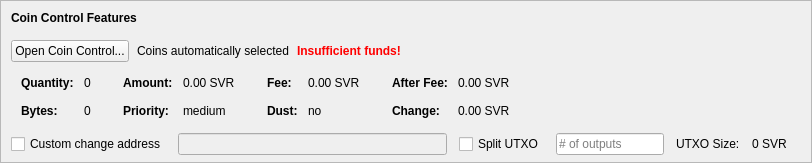
    <widget class="QFrame" name="frameCoinControl">
     <property name="sizePolicy">
      <sizepolicy hsizetype="Expanding" vsizetype="Expanding">
       <horstretch>0</horstretch>
       <verstretch>0</verstretch>
      </sizepolicy>
     </property>
     <property name="maximumSize">
      <size>
       <width>16777215</width>
       <height>16777215</height>
      </size>
     </property>
     <property name="frameShape">
      <enum>QFrame::StyledPanel</enum>
     </property>
     <property name="frameShadow">
      <enum>QFrame::Sunken</enum>
     </property>
     <layout class="QVBoxLayout" name="verticalLayoutCoinControl2">
      <property name="spacing">
       <number>0</number>
      </property>
      <property name="leftMargin">
       <number>0</number>
      </property>
      <property name="topMargin">
       <number>0</number>
      </property>
      <property name="rightMargin">
       <number>0</number>
      </property>
      <property name="bottomMargin">
       <number>6</number>
      </property>
      <item>
       <layout class="QVBoxLayout" name="verticalLayoutCoinControl" stretch="0,0,0,0,1">
        <property name="spacing">
         <number>0</number>
        </property>
        <property name="leftMargin">
         <number>10</number>
        </property>
        <property name="topMargin">
         <number>10</number>
        </property>
        <item>
         <layout class="QHBoxLayout" name="horizontalLayoutCoinControl1">
          <property name="bottomMargin">
           <number>15</number>
          </property>
          <item>
           <widget class="QLabel" name="labelCoinControlFeatures">
            <property name="sizePolicy">
             <sizepolicy hsizetype="Preferred" vsizetype="Maximum">
              <horstretch>0</horstretch>
              <verstretch>0</verstretch>
             </sizepolicy>
            </property>
            <property name="font">
             <font>
              <weight>75</weight>
              <bold>true</bold>
             </font>
            </property>
            <property name="styleSheet">
             <string notr="true">font-weight:bold;</string>
            </property>
            <property name="text">
             <string>Coin Control Features</string>
            </property>
           </widget>
          </item>
         </layout>
        </item>
        <item>
         <layout class="QHBoxLayout" name="horizontalLayoutCoinControl2" stretch="0,0,0,0">
          <property name="spacing">
           <number>8</number>
          </property>
          <property name="bottomMargin">
           <number>10</number>
          </property>
          <item>
           <widget class="QPushButton" name="pushButtonCoinControl">
            <property name="styleSheet">
             <string notr="true"/>
            </property>
            <property name="text">
             <string>Open Coin Control...</string>
            </property>
            <property name="autoDefault">
             <bool>false</bool>
            </property>
           </widget>
          </item>
          <item>
           <widget class="QLabel" name="labelCoinControlAutomaticallySelected">
            <property name="text">
             <string>Coins automatically selected</string>
            </property>
            <property name="margin">
             <number>5</number>
            </property>
           </widget>
          </item>
          <item>
           <widget class="QLabel" name="labelCoinControlInsuffFunds">
            <property name="font">
             <font>
              <weight>75</weight>
              <bold>true</bold>
             </font>
            </property>
            <property name="styleSheet">
             <string notr="true">color:red;font-weight:bold;</string>
            </property>
            <property name="text">
             <string>Insufficient funds!</string>
            </property>
            <property name="margin">
             <number>5</number>
            </property>
           </widget>
          </item>
          <item>
           <spacer name="horizontalSpacerCoinControl">
            <property name="orientation">
             <enum>Qt::Horizontal</enum>
            </property>
            <property name="sizeHint" stdset="0">
             <size>
              <width>40</width>
              <height>1</height>
             </size>
            </property>
           </spacer>
          </item>
         </layout>
        </item>
        <item>
         <widget class="QWidget" name="widgetCoinControl" native="true">
          <property name="sizePolicy">
           <sizepolicy hsizetype="Preferred" vsizetype="Preferred">
            <horstretch>0</horstretch>
            <verstretch>0</verstretch>
           </sizepolicy>
          </property>
          <property name="minimumSize">
           <size>
            <width>0</width>
            <height>0</height>
           </size>
          </property>
          <property name="styleSheet">
           <string notr="true"/>
          </property>
          <layout class="QHBoxLayout" name="horizontalLayoutCoinControl5">
           <property name="leftMargin">
            <number>0</number>
           </property>
           <property name="topMargin">
            <number>0</number>
           </property>
           <property name="rightMargin">
            <number>0</number>
           </property>
           <property name="bottomMargin">
            <number>0</number>
           </property>
           <item>
            <layout class="QHBoxLayout" name="horizontalLayoutCoinControl3" stretch="0,0,0,1">
             <property name="spacing">
              <number>20</number>
             </property>
             <property name="topMargin">
              <number>0</number>
             </property>
             <property name="bottomMargin">
              <number>10</number>
             </property>
             <item>
              <layout class="QFormLayout" name="formLayoutCoinControl1">
               <property name="horizontalSpacing">
                <number>10</number>
               </property>
               <property name="verticalSpacing">
                <number>14</number>
               </property>
               <property name="leftMargin">
                <number>10</number>
               </property>
               <property name="topMargin">
                <number>4</number>
               </property>
               <property name="rightMargin">
                <number>6</number>
               </property>
               <item row="0" column="0">
                <widget class="QLabel" name="labelCoinControlQuantityText">
                 <property name="font">
                  <font>
                   <weight>75</weight>
                   <bold>true</bold>
                  </font>
                 </property>
                 <property name="text">
                  <string>Quantity:</string>
                 </property>
                 <property name="margin">
                  <number>0</number>
                 </property>
                </widget>
               </item>
               <item row="0" column="1">
                <widget class="QLabel" name="labelCoinControlQuantity">
                 <property name="cursor">
                  <cursorShape>IBeamCursor</cursorShape>
                 </property>
                 <property name="contextMenuPolicy">
                  <enum>Qt::ActionsContextMenu</enum>
                 </property>
                 <property name="text">
                  <string notr="true">0</string>
                 </property>
                 <property name="margin">
                  <number>0</number>
                 </property>
                 <property name="textInteractionFlags">
                  <set>Qt::LinksAccessibleByMouse|Qt::TextSelectableByKeyboard|Qt::TextSelectableByMouse</set>
                 </property>
                </widget>
               </item>
               <item row="1" column="0">
                <widget class="QLabel" name="labelCoinControlBytesText">
                 <property name="font">
                  <font>
                   <weight>75</weight>
                   <bold>true</bold>
                  </font>
                 </property>
                 <property name="text">
                  <string>Bytes:</string>
                 </property>
                </widget>
               </item>
               <item row="1" column="1">
                <widget class="QLabel" name="labelCoinControlBytes">
                 <property name="cursor">
                  <cursorShape>IBeamCursor</cursorShape>
                 </property>
                 <property name="contextMenuPolicy">
                  <enum>Qt::ActionsContextMenu</enum>
                 </property>
                 <property name="text">
                  <string notr="true">0</string>
                 </property>
                 <property name="textInteractionFlags">
                  <set>Qt::LinksAccessibleByMouse|Qt::TextSelectableByKeyboard|Qt::TextSelectableByMouse</set>
                 </property>
                </widget>
               </item>
              </layout>
             </item>
             <item>
              <layout class="QFormLayout" name="formLayoutCoinControl2">
               <property name="horizontalSpacing">
                <number>10</number>
               </property>
               <property name="verticalSpacing">
                <number>14</number>
               </property>
               <property name="leftMargin">
                <number>6</number>
               </property>
               <property name="topMargin">
                <number>4</number>
               </property>
               <property name="rightMargin">
                <number>6</number>
               </property>
               <item row="0" column="0">
                <widget class="QLabel" name="labelCoinControlAmountText">
                 <property name="font">
                  <font>
                   <weight>75</weight>
                   <bold>true</bold>
                  </font>
                 </property>
                 <property name="text">
                  <string>Amount:</string>
                 </property>
                 <property name="margin">
                  <number>0</number>
                 </property>
                </widget>
               </item>
               <item row="0" column="1">
                <widget class="QLabel" name="labelCoinControlAmount">
                 <property name="cursor">
                  <cursorShape>IBeamCursor</cursorShape>
                 </property>
                 <property name="contextMenuPolicy">
                  <enum>Qt::ActionsContextMenu</enum>
                 </property>
                 <property name="text">
                  <string notr="true">0.00 SVR</string>
                 </property>
                 <property name="textInteractionFlags">
                  <set>Qt::LinksAccessibleByMouse|Qt::TextSelectableByKeyboard|Qt::TextSelectableByMouse</set>
                 </property>
                </widget>
               </item>
               <item row="1" column="0">
                <widget class="QLabel" name="labelCoinControlPriorityText">
                 <property name="font">
                  <font>
                   <weight>75</weight>
                   <bold>true</bold>
                  </font>
                 </property>
                 <property name="text">
                  <string>Priority:</string>
                 </property>
                </widget>
               </item>
               <item row="1" column="1">
                <widget class="QLabel" name="labelCoinControlPriority">
                 <property name="cursor">
                  <cursorShape>IBeamCursor</cursorShape>
                 </property>
                 <property name="contextMenuPolicy">
                  <enum>Qt::ActionsContextMenu</enum>
                 </property>
                 <property name="text">
                  <string>medium</string>
                 </property>
                 <property name="textInteractionFlags">
                  <set>Qt::LinksAccessibleByMouse|Qt::TextSelectableByKeyboard|Qt::TextSelectableByMouse</set>
                 </property>
                </widget>
               </item>
              </layout>
             </item>
             <item>
              <layout class="QFormLayout" name="formLayoutCoinControl3">
               <property name="horizontalSpacing">
                <number>10</number>
               </property>
               <property name="verticalSpacing">
                <number>14</number>
               </property>
               <property name="leftMargin">
                <number>6</number>
               </property>
               <property name="topMargin">
                <number>4</number>
               </property>
               <property name="rightMargin">
                <number>6</number>
               </property>
               <item row="0" column="0">
                <widget class="QLabel" name="labelCoinControlFeeText">
                 <property name="font">
                  <font>
                   <weight>75</weight>
                   <bold>true</bold>
                  </font>
                 </property>
                 <property name="text">
                  <string>Fee:</string>
                 </property>
                 <property name="margin">
                  <number>0</number>
                 </property>
                </widget>
               </item>
               <item row="0" column="1">
                <widget class="QLabel" name="labelCoinControlFee">
                 <property name="cursor">
                  <cursorShape>IBeamCursor</cursorShape>
                 </property>
                 <property name="contextMenuPolicy">
                  <enum>Qt::ActionsContextMenu</enum>
                 </property>
                 <property name="text">
                  <string notr="true">0.00 SVR</string>
                 </property>
                 <property name="textInteractionFlags">
                  <set>Qt::LinksAccessibleByMouse|Qt::TextSelectableByKeyboard|Qt::TextSelectableByMouse</set>
                 </property>
                </widget>
               </item>
               <item row="1" column="0">
                <widget class="QLabel" name="labelCoinControlLowOutputText">
                 <property name="font">
                  <font>
                   <weight>75</weight>
                   <bold>true</bold>
                  </font>
                 </property>
                 <property name="text">
                  <string>Dust:</string>
                 </property>
                </widget>
               </item>
               <item row="1" column="1">
                <widget class="QLabel" name="labelCoinControlLowOutput">
                 <property name="cursor">
                  <cursorShape>IBeamCursor</cursorShape>
                 </property>
                 <property name="contextMenuPolicy">
                  <enum>Qt::ActionsContextMenu</enum>
                 </property>
                 <property name="text">
                  <string>no</string>
                 </property>
                 <property name="textInteractionFlags">
                  <set>Qt::LinksAccessibleByMouse|Qt::TextSelectableByKeyboard|Qt::TextSelectableByMouse</set>
                 </property>
                </widget>
               </item>
              </layout>
             </item>
             <item>
              <layout class="QFormLayout" name="formLayoutCoinControl4">
               <property name="horizontalSpacing">
                <number>10</number>
               </property>
               <property name="verticalSpacing">
                <number>14</number>
               </property>
               <property name="leftMargin">
                <number>6</number>
               </property>
               <property name="topMargin">
                <number>4</number>
               </property>
               <property name="rightMargin">
                <number>6</number>
               </property>
               <item row="0" column="0">
                <widget class="QLabel" name="labelCoinControlAfterFeeText">
                 <property name="font">
                  <font>
                   <weight>75</weight>
                   <bold>true</bold>
                  </font>
                 </property>
                 <property name="text">
                  <string>After Fee:</string>
                 </property>
                 <property name="margin">
                  <number>0</number>
                 </property>
                </widget>
               </item>
               <item row="0" column="1">
                <widget class="QLabel" name="labelCoinControlAfterFee">
                 <property name="cursor">
                  <cursorShape>IBeamCursor</cursorShape>
                 </property>
                 <property name="contextMenuPolicy">
                  <enum>Qt::ActionsContextMenu</enum>
                 </property>
                 <property name="text">
                  <string notr="true">0.00 SVR</string>
                 </property>
                 <property name="textInteractionFlags">
                  <set>Qt::LinksAccessibleByMouse|Qt::TextSelectableByKeyboard|Qt::TextSelectableByMouse</set>
                 </property>
                </widget>
               </item>
               <item row="1" column="0">
                <widget class="QLabel" name="labelCoinControlChangeText">
                 <property name="font">
                  <font>
                   <weight>75</weight>
                   <bold>true</bold>
                  </font>
                 </property>
                 <property name="text">
                  <string>Change:</string>
                 </property>
                </widget>
               </item>
               <item row="1" column="1">
                <widget class="QLabel" name="labelCoinControlChange">
                 <property name="cursor">
                  <cursorShape>IBeamCursor</cursorShape>
                 </property>
                 <property name="contextMenuPolicy">
                  <enum>Qt::ActionsContextMenu</enum>
                 </property>
                 <property name="text">
                  <string notr="true">0.00 SVR</string>
                 </property>
                 <property name="textInteractionFlags">
                  <set>Qt::LinksAccessibleByMouse|Qt::TextSelectableByKeyboard|Qt::TextSelectableByMouse</set>
                 </property>
                </widget>
               </item>
              </layout>
             </item>
            </layout>
           </item>
          </layout>
         </widget>
        </item>
        <item>
         <layout class="QHBoxLayout" name="horizontalLayoutCoinControl4" stretch="0,0,0,0,0,0,0">
          <property name="spacing">
           <number>12</number>
          </property>
          <property name="sizeConstraint">
           <enum>QLayout::SetDefaultConstraint</enum>
          </property>
          <property name="topMargin">
           <number>5</number>
          </property>
          <property name="rightMargin">
           <number>5</number>
          </property>
          <item>
           <widget class="QCheckBox" name="checkBoxCoinControlChange">
            <property name="toolTip">
             <string>If this is activated, but the change address is empty or invalid, change will be sent to a newly generated address.</string>
            </property>
            <property name="text">
             <string>Custom change address</string>
            </property>
           </widget>
          </item>
          <item>
           <widget class="QValidatedLineEdit" name="lineEditCoinControlChange">
            <property name="enabled">
             <bool>false</bool>
            </property>
            <property name="sizePolicy">
             <sizepolicy hsizetype="Expanding" vsizetype="Fixed">
              <horstretch>0</horstretch>
              <verstretch>0</verstretch>
             </sizepolicy>
            </property>
           </widget>
          </item>
          <item>
           <widget class="QCheckBox" name="splitBlockCheckBox">
            <property name="text">
             <string>Split UTXO</string>
            </property>
           </widget>
          </item>
          <item>
           <widget class="QLineEdit" name="splitBlockLineEdit">
            <property name="sizePolicy">
             <sizepolicy hsizetype="Fixed" vsizetype="Fixed">
              <horstretch>50</horstretch>
              <verstretch>0</verstretch>
             </sizepolicy>
            </property>
            <property name="placeholderText">
             <string># of outputs</string>
            </property>
           </widget>
          </item>
          <item>
           <widget class="QLabel" name="labelBlockSizeText">
            <property name="text">
             <string>UTXO Size:</string>
            </property>
           </widget>
          </item>
          <item>
           <widget class="QLabel" name="labelBlockSize">
            <property name="text">
             <string>0 SVR</string>
            </property>
           </widget>
          </item>
          <item>
           <widget class="QLabel" name="labelCoinControlChangeLabel">
            <property name="sizePolicy">
             <sizepolicy hsizetype="Preferred" vsizetype="Expanding">
              <horstretch>0</horstretch>
              <verstretch>0</verstretch>
             </sizepolicy>
            </property>
            <property name="minimumSize">
             <size>
              <width>0</width>
              <height>0</height>
             </size>
            </property>
            <property name="text">
             <string/>
            </property>
            <property name="margin">
             <number>3</number>
            </property>
           </widget>
          </item>
         </layout>
        </item>
        <item>
         <spacer name="verticalSpacerCoinControl">
          <property name="orientation">
           <enum>Qt::Vertical</enum>
          </property>
          <property name="sizeHint" stdset="0">
           <size>
            <width>800</width>
            <height>1</height>
           </size>
          </property>
         </spacer>
        </item>
       </layout>
      </item>
     </layout>
    </widget>
